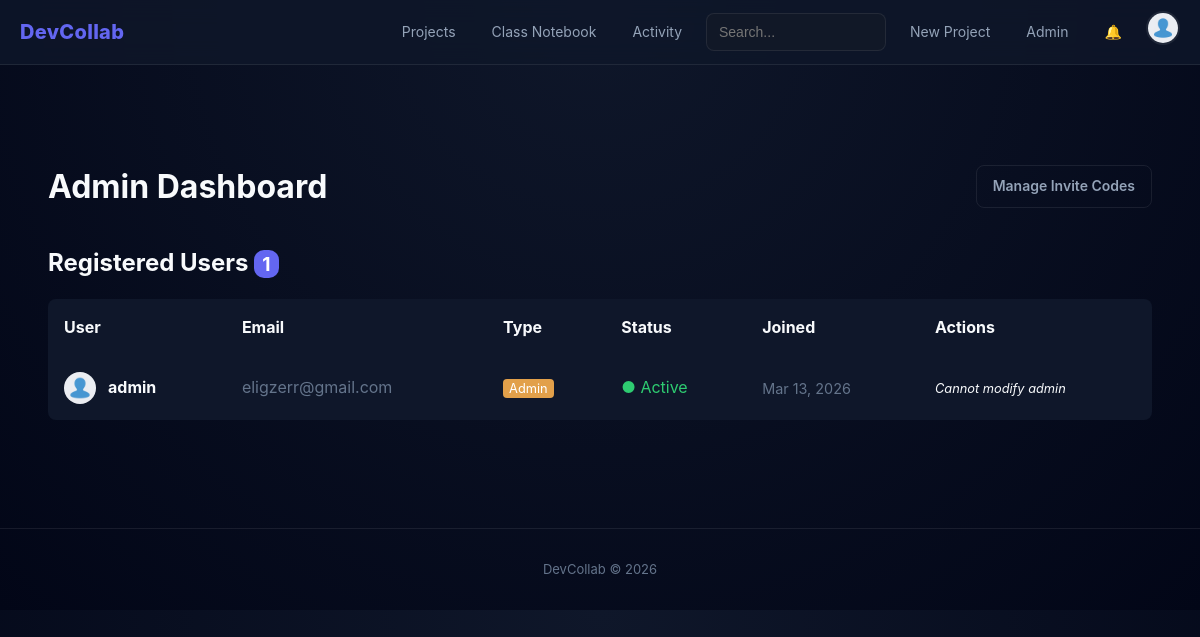
Page /admin/ (signed in) on the earlier database version.
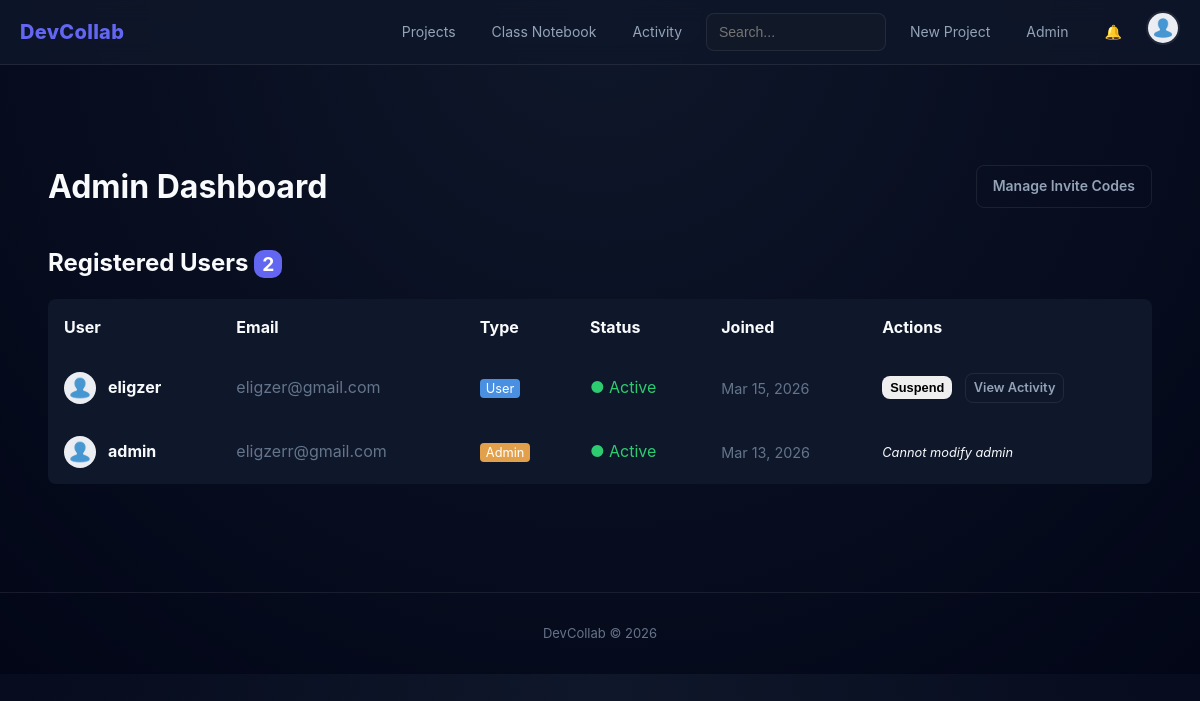
Same page on the later database version.
### models.py (models this page shows, shortened)
class User(UserMixin, db.Model):
    __tablename__ = "users"
    id = db.Column(db.Integer, primary_key=True)
    username = db.Column(db.String(80), unique=True, nullable=False, index=True)
    email = db.Column(db.String(120), unique=True, nullable=False, index=True)
    password_hash = db.Column(db.String(256), nullable=False)
    bio = db.Column(db.Text, default="")
    github_link = db.Column(db.String(200), default="")
    profile_image = db.Column(db.String(120), default="default.jpg")
    is_admin = db.Column(db.Boolean, default=False)
    is_active = db.Column(db.Boolean, default=True)
    created_at = db.Column(db.DateTime, default=lambda: datetime.now(timezone.utc))
    projects = db.relationship("Project", backref="owner", lazy=True)
    snippets = db.relationship("CodeSnippet", backref="author", lazy=True)
    comments = db.relationship("Comment", backref="author", lazy=True)
    links = db.relationship("UserLink", backref="user", lazy=True)
    followers = db.relationship(
        "Follow",
        foreign_keys="Follow.following_id",
        backref="following",
        lazy=True
    )
    followed = db.relationship(
        "Follow",
        foreign_keys="Follow.follower_id",
        backref="follower",
        lazy=True
    )
    messages_sent = db.relationship(
        "Message",
        foreign_keys="Message.sender_id",
        backref="sender",
        lazy=True
    )
    messages_received = db.relationship(
        "Message",
        foreign_keys="Message.receiver_id",
        backref="receiver",
        lazy=True
    )
    notifications = db.relationship("Notification", backref="user", lazy=True)
    pinned_notes = db.relationship("PinnedNote", backref="user", lazy=True)

### routes/admin.py (the view)
@admin_bp.route('/')
@admin_required
def dashboard():
    users = User.query.order_by(User.created_at.desc()).all()
    codes = InviteCode.query.order_by(InviteCode.created_at.desc()).all()
    return render_template('admin/dashboard.html', users=users, codes=codes)

### routes/admin.py (called while the page is built)
def admin_required(f):
    @wraps(f)
    @login_required
    def decorated(*args, **kwargs):
        if not current_user.is_admin:
            abort(403)
        return f(*args, **kwargs)
    return decorated

### templates/admin/dashboard.html (shortened to what this page needs)
{% extends "base.html" %}
{% block content %}
<div class="container animate-in">
    <div style="display: flex; justify-content: space-between; align-items: center; margin-bottom: 2rem;">
        <h1>Admin Dashboard</h1>
        <a href="{{ url_for('admin.invite_codes') }}" class="btn btn-outline">Manage Invite Codes</a>
    </div>
    <div class="admin-section">
        <h2>Registered Users <span class="badge"
                style="background: var(--accent); color: white; border-radius: 10px; padding: 2px 8px; font-size: 0.8em;">{{
                users|length }}</span></h2>
        <div style="overflow-x: auto;">
            <table
                style="width: 100%; border-collapse: collapse; margin-top: 1rem; background: var(--bg-card); border-radius: 8px; overflow: hidden;">
                <thead>
                    <tr style="background: var(--border-color); text-align: left;">
                        <th style="padding: 1rem;">User</th>
                        <th style="padding: 1rem;">Email</th>
                        <th style="padding: 1rem;">Type</th>
                        <th style="padding: 1rem;">Status</th>
                        <th style="padding: 1rem;">Joined</th>
                        <th style="padding: 1rem;">Actions</th>
                    </tr>
                </thead>
                <tbody>
                    {% for u in users %}
                    <tr style="border-top: 1px solid var(--border-color);">
                        <td style="padding: 1rem; display: flex; align-items: center; gap: 0.75rem;">
                            <img src="{{ url_for('static', filename='profile_pics/' + (u.profile_image or 'default.jpg')) }}"
                                alt="Avatar" style="width: 32px; height: 32px; border-radius: 50%; object-fit: cover;">
                            <a href="{{ url_for('user.profile', username=u.username) }}"
                                style="color: var(--text-main); text-decoration: none; font-weight: bold;">{{ u.username
                                }}</a>
                        </td>
                        <td style="padding: 1rem; color: var(--text-muted);">{{ u.email }}</td>
                        <td style="padding: 1rem;">
                            {% if u.is_admin %}
                            <span
                                style="background: #e2a04a; color: #fff; padding: 2px 6px; border-radius: 4px; font-size: 0.8rem;">Admin</span>
                            {% else %}
                            <span
                                style="background: #4a90e2; color: #fff; padding: 2px 6px; border-radius: 4px; font-size: 0.8rem;">User</span>
                            {% endif %}
                        </td>
                        <td style="padding: 1rem;">
                            {% if u.is_active %}
                            <span style="color: #2ecc71;">● Active</span>
                            {% else %}
                            <span style="color: #e74c3c;">● Suspended</span>
                            {% endif %}
                        </td>
                        <td style="padding: 1rem; color: var(--text-muted); font-size: 0.9em;">
                            {{ u.created_at.strftime('%b %d, %Y') }}
                        </td>
                        <td style="padding: 1rem;">
                            {% if not u.is_admin %}
                            <form method="POST" action="{{ url_for('admin.toggle_user_status', user_id=u.id) }}"
                                style="display:inline;">
                                {% if u.is_active %}
                                <button type="submit" class="btn btn-danger"
                                    style="padding: 4px 8px; font-size: 0.8rem;"
                                    onclick="return confirm('Suspend user {{ u.username }}? They will not be able to log in.');">Suspend</button>
                                {% else %}
                                <button type="submit" class="btn btn-primary"
                                    style="padding: 4px 8px; font-size: 0.8rem;">Reactivate</button>
                                {% endif %}
                            </form>
                            <a href="{{ url_for('admin.user_activity', user_id=u.id) }}" class="btn btn-outline" style="padding: 4px 8px; font-size: 0.8rem; margin-left: 0.5rem;">View Activity</a>
                            {% else %}
                            <span class="text-muted" style="font-size: 0.8rem; font-style: italic;">Cannot modify
                                admin</span>
                            {% endif %}
                        </td>
                    </tr>
                    {% endfor %}
                </tbody>
            </table>
        </div>
    </div>
</div>
{% endblock %}

### templates/base.html (shortened to what this page needs)
<!DOCTYPE html>
<html lang="en">
<head>
<link rel="stylesheet" href="{{ url_for('static', filename='css/style.css') }}">
</head>
<body>
<nav class="navbar">
<div class="navbar-inner">
<a href="{{ url_for('main.index') }}" class="navbar-brand">
DevCollab
</a>
<ul class="navbar-links" id="navbarLinks">
<li>
<a href="{{ url_for('projects.list_projects') }}">Projects</a>
</li>
<li>
<a href="{{ url_for('notes.list_notes') }}">Class Notebook</a>
</li>
<li>
<a href="{{ url_for('activity.feed') }}">Activity</a>
</li>
<li>
<form action="{{ url_for('main.search') }}" method="GET">
<input
type="text"
name="q"
placeholder="Search..."
class="form-control"
style="width:180px;">
</form>
</li>
<li>
<a href="{{ url_for('projects.create_project') }}">New Project</a>
</li>
{% if current_user.is_authenticated %}
<li>
<a href="{{ url_for('admin.dashboard') }}">Admin</a>
</li>
<li>
<a href="{{ url_for('user.notifications') }}">🔔</a>
</li>
<li class="profile-wrapper">
<img
src="{{ url_for('static', filename='profile_pics/' + (current_user.profile_image or 'default.jpg')) }}"
class="profile-avatar"
id="profileAvatar">
</li>
{% else %}
<li>
<a href="{{ url_for('auth.login') }}">Login</a>
</li>
{% endif %}
</ul>
</div>
</nav>
<div class="container">
</div>
<div class="container">
{% block content %}
{% endblock %}
</div>
<footer class="footer">
DevCollab © 2026
</footer>
</body>
</html>

### static/css/style.css (style rules this page uses)
:root { --bg-main:#020617; --bg-card:#0f172a; --bg-soft:#111827; --border:rgba(255,255,255,0.08); --text-main:#f8fafc; --text-secondary:#94a3b8; --text-muted:#64748b; --accent:#6366f1; --accent-light:#818cf8; --success:#10b981; --danger:#ef4444; --radius:12px; --shadow-sm:0 4px 12px rgba(0,0,0,0.25); --shadow-md:0 14px 40px rgba(0,0,0,0.35); --transition:all .2s ease; }
* { margin:0; padding:0; box-sizing:border-box; }
body { font-family:Inter,system-ui,-apple-system; background: radial-gradient(circle at top,#0f172a,#020617); color:var(--text-main); line-height:1.6; overflow-x:hidden; }
a { text-decoration:none; color:inherit; }
.container { max-width:1200px; margin:auto; padding:24px; }
.navbar { background:rgba(15,23,42,.85); backdrop-filter:blur(12px); border-bottom:1px solid var(--border); position:sticky; top:0; z-index:1000; }
.navbar-inner { display:flex; align-items:center; justify-content:space-between; max-width:1200px; margin:auto; height:64px; padding:0 20px; }
.navbar-brand { font-weight:800; font-size:20px; color:var(--accent); letter-spacing:.3px; }
.navbar-links { display:flex; gap:12px; list-style:none; align-items:center; }
.navbar-links a { color:var(--text-secondary); font-size:14px; padding:8px 12px; border-radius:8px; transition:var(--transition); }
.profile-wrapper { position:relative; cursor:pointer; }
.profile-avatar { width:34px; height:34px; border-radius:50%; border:2px solid var(--border); object-fit:cover; }
.btn { display:inline-flex; align-items:center; justify-content:center; gap:6px; padding:9px 16px; border-radius:8px; font-size:14px; font-weight:600; border:none; cursor:pointer; transition:var(--transition); }
.btn-outline { border:1px solid var(--border); color:var(--text-secondary); background:none; }
.form-control { width:100%; background:var(--bg-soft); border:1px solid var(--border); border-radius:8px; padding:10px 12px; color:var(--text-main); font-size:14px; transition:var(--transition); }
.footer { text-align:center; margin-top:60px; padding:30px; border-top:1px solid var(--border); color:var(--text-muted); font-size:13px; }

Differences in the rows shown:
added User: profile_image (placeholder picture), username "eligzer", email "eligzer@gmail.com", is_admin "User", is_active "● Active", created_at "Mar 15, 2026"
Other differences:
{{ users|length }}: "1" → "2"
